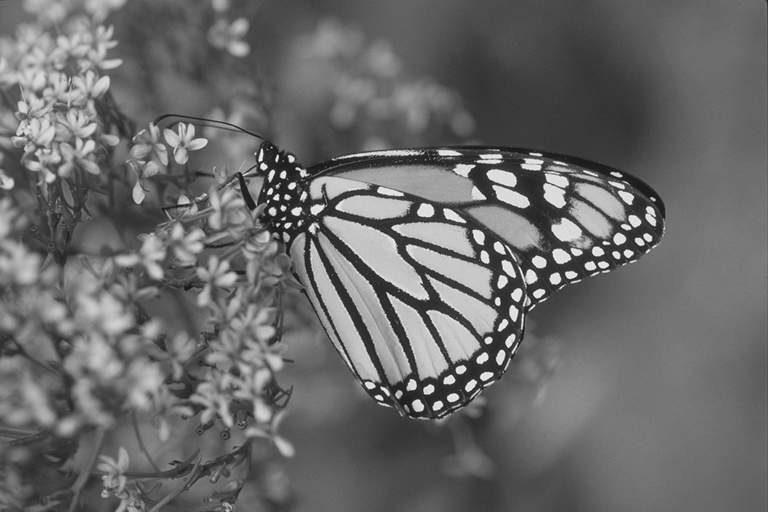
#> input picture monarch_mono.png, 768 x 512 px
$ python zadanie_2_obraz_roznicowy.py   (older library calls are emulated)
#> lines starting #> are read from the running program, lines starting #| are printed output that depends on the picture; long printed decimals are rounded
### wspolne.py
"""
Wspolne funkcje wykorzystywane w zadaniach laboratorium: obliczanie
entropii, przeplywnosci, DWT, MSE/PSNR oraz przygotowanie katalogu wynikow.
"""

from pathlib import Path

import cv2
import numpy as np


ROOT = Path(__file__).resolve().parent
WYNIKI = ROOT / "wyniki"


def przygotuj_katalog(nazwa=None):
    katalog = WYNIKI if nazwa is None else WYNIKI / nazwa
    katalog.mkdir(parents=True, exist_ok=True)
    return katalog


def wczytaj_mono():
    obraz = cv2.imread(str(ROOT / "monarch_mono.png"), cv2.IMREAD_GRAYSCALE)
#> obraz is the input picture: shape (512, 768); min 17, max 244, mean 105.5
    if obraz is None:
        raise FileNotFoundError("Nie znaleziono monarch_mono.png")
    return obraz


# [5 lines left out: function wczytaj_kolor, not called in this run]


def histogram_entropia(obraz, minimum=0, maksimum=256):
    wartosci = obraz.astype(np.int64).ravel()
    histogram = np.bincount(
        wartosci - minimum, minlength=maksimum - minimum
    ).astype(np.float64)
    prawdopodobienstwa = histogram[histogram > 0] / histogram.sum()
    entropia = -np.sum(prawdopodobienstwa * np.log2(prawdopodobienstwa))
    os_x = np.arange(minimum, maksimum)
    return histogram, float(entropia), os_x


def przeplywnosc(sciezka, wysokosc, szerokosc):
    return 8 * Path(sciezka).stat().st_size / (wysokosc * szerokosc)


def obraz_roznicowy_poziomy(obraz):
    roznice = np.empty(obraz.shape, dtype=np.int16)
    roznice[:, 0] = obraz[:, 0].astype(np.int16) - 127
    roznice[:, 1:] = (
        obraz[:, 1:].astype(np.int16) - obraz[:, :-1].astype(np.int16)
    )
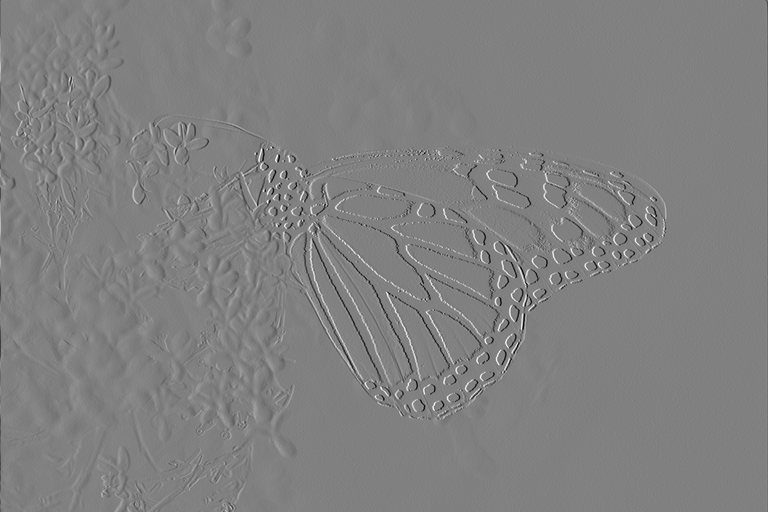
#> roznice: shape (512, 768) int16; min -149, max 146, mean 0; drawn with min black and max white
    return roznice


# [30 lines left out: function dwt, not called in this run]


def normalizuj_do_zapisu(obraz):
    minimum = float(obraz.min())
    maksimum = float(obraz.max())
    if maksimum == minimum:
        return np.zeros(obraz.shape, dtype=np.uint8)
    wynik = (obraz.astype(np.float64) - minimum) * 255.0 / (maksimum - minimum)
    return np.round(wynik).astype(np.uint8)


# [5 lines left out: function mse_psnr, not called in this run]

### zadanie_2_obraz_roznicowy.py
"""
Zadanie 2: skrypt tworzy poziomy obraz roznicowy z predykcja od lewego
sasiada, zapisuje jego wizualizacje, porownuje histogramy i entropie.
"""

import cv2
import matplotlib

matplotlib.use("Agg")
import matplotlib.pyplot as plt

from wspolne import (
    histogram_entropia,
    normalizuj_do_zapisu,
    obraz_roznicowy_poziomy,
    przygotuj_katalog,
    wczytaj_mono,
)


obraz = wczytaj_mono()
roznice = obraz_roznicowy_poziomy(obraz)
hist_mono, entropia_mono, os_mono = histogram_entropia(obraz)
#> in histogram_entropia, `histogram = np.bincount( wartosci - minimum, minlength=maksimum - mini..`: histogram = 256 values, max 6249 at index 102, min 0 at index 0, mean 1536
#> in histogram_entropia, `prawdopodobienstwa = histogram[histogram > 0] / histogram.sum()`: prawdopodobienstwa = 226 values, max 0.0159 at index 83, min 2.54e-06 at index 0, mean 0.00442
#> in histogram_entropia, `entropia = -np.sum(prawdopodobienstwa * np.log2(prawdopodobienstwa))`: entropia = 7.18
#> hist_mono has the same summary as histogram in histogram_entropia; entropia_mono = 7.18; os_mono = 256 values from 0 to 255
hist_roznice, entropia_roznice, os_roznice = histogram_entropia(roznice, -255, 256)
#> hist_roznice = 511 values, max 64494 at index 255, min 0 at index 0, mean 769.5; entropia_roznice = 4.48; os_roznice = 511 values from -255 to 255
katalog = przygotuj_katalog("zadanie_2")

cv2.imwrite(str(katalog / "obraz_roznicowy.png"), normalizuj_do_zapisu(roznice))
#> in normalizuj_do_zapisu, `minimum = float(obraz.min())`: minimum = -149
#> in normalizuj_do_zapisu, `maksimum = float(obraz.max())`: maksimum = 146

fig, osie = plt.subplots(2, 1, figsize=(11, 8))
osie[0].plot(os_mono, hist_mono, color="black")
osie[0].set_title("Histogram obrazu oryginalnego")
osie[0].set_xlim(0, 255)
osie[1].plot(os_roznice, hist_roznice, color="darkred")
osie[1].set_title("Histogram obrazu roznicowego")
osie[1].set_xlim(-255, 255)
for os_ in osie:
    os_.set_xlabel("Wartosc")
    os_.set_ylabel("Liczba pikseli")
fig.tight_layout()
fig.savefig(katalog / "porownanie_histogramow.png", dpi=160)
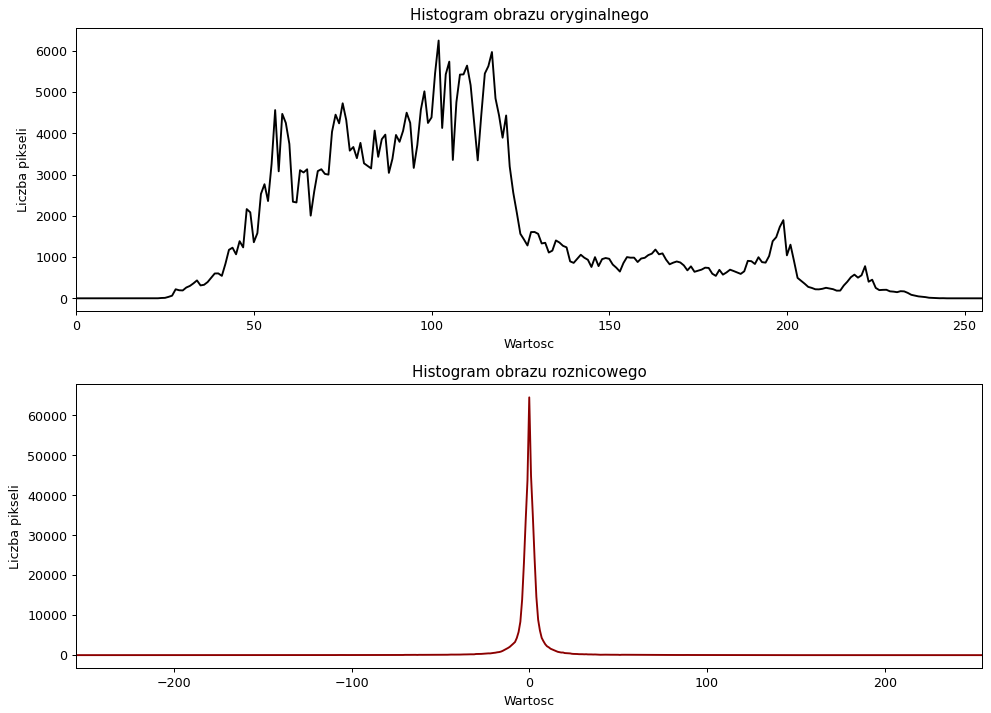
#> figure drawn by matplotlib, 2 panels; panel 1: curve peaks at x = 102, y = 6249; panel 2: curve peaks at x = 0, y = 64494
plt.close(fig)

print(f"Zakres obrazu roznicowego: [{roznice.min()}, {roznice.max()}]")
#| Zakres obrazu roznicowego: [-149, 146]
print(f"Entropia obrazu oryginalnego: {entropia_mono:.6f} bit/piksel")
#| Entropia obrazu oryginalnego: 7.182 bit/piksel
print(f"Entropia obrazu roznicowego: {entropia_roznice:.6f} bit/piksel")
#| Entropia obrazu roznicowego: 4.480 bit/piksel
print(f"Zmiana entropii: {entropia_roznice - entropia_mono:+.6f} bit/piksel")
#| Zmiana entropii: -2.701 bit/piksel
